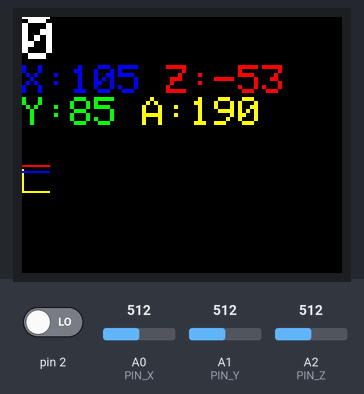
Bench run of a sketch on a simulated Arduino Uno, built with avr-gcc and run on an emulated ATmega328P. Parts: 160×128 colour display. The test bench sets the inputs (shaded band); at power-on: A0 (PIN_X) = 512, A1 (PIN_Y) = 512, A2 (PIN_Z) = 512, pin 2 LOW.

Above: at 1.31 s.
1.4 s: A0 (PIN_X) set to 716
At 1.49 s:
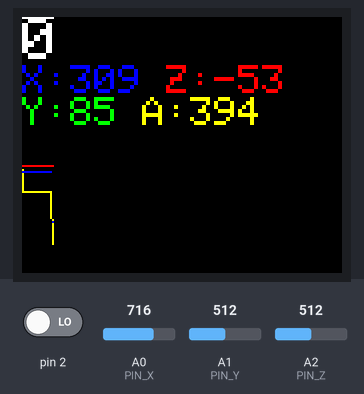
3.1 s: A1 (PIN_Y) set to 716
At 3.14 s:
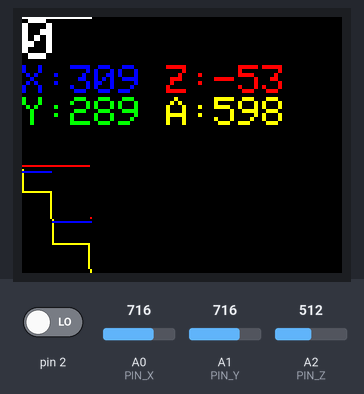
4.6 s: A2 (PIN_Z) set to 716
At 4.63 s:
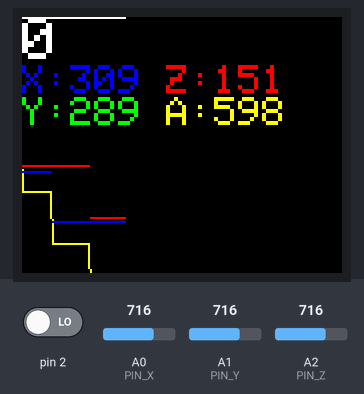
6.1 s: A0 (PIN_X) set to 900
At 6.2 s:
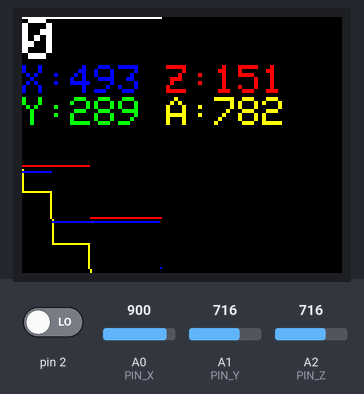
7.6 s: A1 (PIN_Y) set to 900
At 7.68 s:
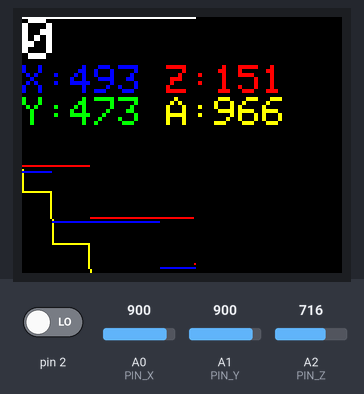
9.1 s: A2 (PIN_Z) set to 900
At 14.16 s:
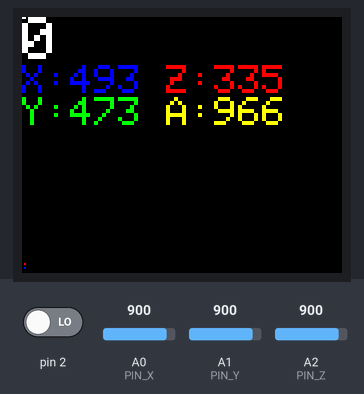

The sketch:

gmeter_w_lcd128x160.ino
```cpp
#include <Adafruit_GFX.h>    // Core graphics library
#include <Adafruit_ST7735.h> // Hardware-specific library
#include <SPI.h>

//LCD pin cs   10
//LCD pin dc   9
//LCD pin rst  8
//Using hardware SPI pins for max speed
Adafruit_ST7735 tft = Adafruit_ST7735(); //Library was optimized for max speed, sources available here: https://github.com/Artem-Mamchych/Adafruit-ST7735-Library

//MMA7361 definitions
#define PIN_X     A0
#define PIN_Y     A1
#define PIN_Z     A2
#define PIN_SLEEP A3
//#define PIN_FREEFALL_DETECT 12

#define FREEFALL_EVENT   HIGH
#define SLEEP_MODE_ON    LOW
#define SLEEP_MODE_OFF   HIGH
//For lower power consumption, it is recommended to set g-Select to 1.5g mode.

//#define PIN_SENSITIVITY_MODE 11 //Not used
//g-Range Sensitivity:
#define MODE_1.5G LOW  //+- 1.5g 800 mV/g
#define MODE_6G   HIGH //+- 6g 206 mV/g

//This calibration coefficients is specific for each MMA7361 chip
#define CALIB_VAL_X 407
#define CALIB_VAL_Y 427
#define CALIB_VAL_Z 565
//MMA7361 definitions END

//BICYCLE SPEED SENSOR definitions
#define TYRE_CIRCUMFERENCE 2074 //mm
#define DEBOUNCE_DELAY 15 //Debouncing Time in Milliseconds

volatile unsigned long time = 0;
volatile unsigned long speed_value = 0, prev_speed_value = 0;

//Interrupt handler for reed switch on pin 2
void speedReedSwInterrupt() {
  if((long)(millis() - time) >= DEBOUNCE_DELAY) {
    speed_value = TYRE_CIRCUMFERENCE/(millis() - time);
    time = millis();
  }
}

void setupSpeedSensorInterrupt() {
  attachInterrupt(0, speedReedSwInterrupt, RISING);
  speed_value = 0;
}
//BICYCLE SPEED SENSOR definitions END

int x, y, z, accel;
int prev_x, prev_y, prev_z, prev_accel;
int width, height;
int graph_pos = 0;
uint16_t lcdCleanTime, lcdFillTime;

void setup(void) {
  pinMode(PIN_SLEEP, OUTPUT);
//  pinMode(PIN_FREEFALL_DETECT, INPUT);
  digitalWrite(PIN_SLEEP, SLEEP_MODE_OFF);
  Serial.begin(9600);

  tft.initR(INITR_BLACKTAB);   // initialize a ST7735S chip, LCD controller
  tft.fillScreen(ST7735_BLACK);
  tft.setRotation(3);
  width = tft.width();
  height = tft.height();

  setupSpeedSensorInterrupt();
}

void loop() {
  getAccelValues();

  //uartPrintValues()
//  lcdCleanTime = millis();
  tftCleanText();
//  lcdFillTime = millis();
  tftPrintValues();
  tftPrintGraph();

//  Serial.print(lcdFillTime - lcdCleanTime); //clean time, ms
//  Serial.print(" /");
//  Serial.println(millis() - lcdFillTime); //draw time, ms

  delay(80); //Refresh Rate
}

void getAccelValues() {
  prev_x = x;
  prev_y = y;
  prev_z = z;
  prev_accel = accel;

  x = analogRead(PIN_X) - CALIB_VAL_X;
  y = analogRead(PIN_Y) - CALIB_VAL_Y;
  z = analogRead(PIN_Z) - CALIB_VAL_Z;
  accel = abs(x) + abs(y);
}

void clearLCD() {
  tft.fillRect(34, 0, 130, 95, ST7735_BLACK);
}

void drawAlertMessage(char *text, uint16_t color) {
  tft.setCursor(0, 0);
  tft.setTextColor(color);
  tft.setTextWrap(true);
  tft.print(text);
}

void uartPrintValues() {
  Serial.print(" X: ");
  Serial.print(x);
  Serial.print(" Y: ");
  Serial.print(y);
  Serial.print(" Z: ");
  Serial.println(z);
}

void tftPrintGraph() {
  tft.drawLine(graph_pos-1, (prev_accel+512)>>3, graph_pos, (accel+512)>>3, ST7735_YELLOW);
  tft.drawLine(graph_pos-1, prev_speed_value, graph_pos, speed_value, ST7735_WHITE);

  tft.drawPixel(graph_pos, (x+512)>>3, ST7735_BLUE);
  tft.drawPixel(graph_pos, (y+512)>>3, ST7735_RED);
  ++graph_pos;
}

void tftCleanText() {
  tft.setCursor(0, 0);
  if (graph_pos >= width) { //If at the edge of the window, go back to the beginning:
    tft.fillScreen(ST7735_BLACK);
    graph_pos = 1;
  } else {
    tft.setTextColor(ST7735_BLACK);

    tft.setTextSize(3);
    tft.println(prev_speed_value);

    tft.setTextSize(2);
    tft.print("X:"); tft.print(prev_x); tft.print(" Z:"); tft.println(prev_z);
    tft.print("Y:"); tft.print(prev_y); tft.print(" A:"); tft.println(prev_accel);
  }
}

void tftPrintValues() {
  tft.setCursor(0, 0);
//  tft.fillRect(34, 0, 130, 95, ST7735_BLACK);

  tft.setTextColor(ST7735_WHITE);
  tft.setTextSize(3);
  prev_speed_value = speed_value;
  tft.println(speed_value);

  tft.setTextSize(2);
  tft.setTextColor(ST7735_BLUE);
  tft.print("X:"); tft.print(x); tft.setTextColor(ST7735_RED); tft.print(" Z:"); tft.println(z);

  tft.setTextColor(ST7735_GREEN);
  tft.print("Y:");   tft.print(y); tft.setTextColor(ST7735_YELLOW); tft.print(" A:"); tft.println(accel);
}
```
